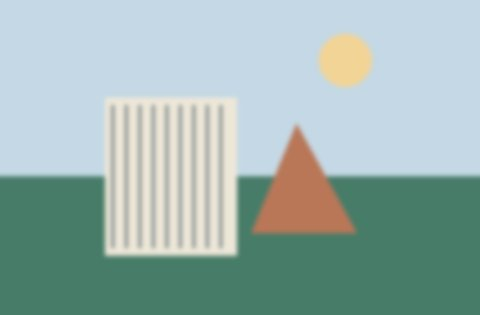
#> input picture examples/report/thumbnails/1005b98007840e22603454d33804ec5fa919baf470dff1929c6624e5bda63536.jpg, 480 x 315 px; its folder holds only this picture in this run
$ python review.py examples/report/thumbnails --output out.png
#> lines starting #> are read from the running program, lines starting #| are printed output that depends on the picture
### features.py
from hashlib import sha256
from pathlib import Path

import numpy as np
from PIL import Image, ImageOps

EXTENSIONS = {".jpg", ".jpeg", ".png", ".webp", ".tif", ".tiff", ".bmp"}

def open_rgb(path):
    with Image.open(path) as image:
        if getattr(image, "n_frames", 1) > 1:
            raise ValueError("Animated or multi-page images are not supported")
        image = ImageOps.exif_transpose(image)
        if image.mode in {"RGBA", "LA"} or "transparency" in image.info:
            background = Image.new("RGBA", image.size, "white")
            image = Image.alpha_composite(background, image.convert("RGBA"))
        return image.convert("RGB")

def difference_hash(image):
    gray = np.asarray(image.convert("L").resize((9, 8), Image.Resampling.LANCZOS))
    # Compare neighboring pixels to build the hash
    bits = (gray[:, 1:] > gray[:, :-1]).ravel()
    value = 0
    for bit in bits:
        value = (value << 1) | int(bit)
    return f"{value:016x}"

def image_features(image):
    width, height = image.size
    if min(width, height) < 3:
        raise ValueError("Image must be at least 3 pixels in each dimension")
    # Measure sharpness at a common maximum size
    preview = image.copy()
    preview.thumbnail((768, 768), Image.Resampling.LANCZOS)
    gray = np.asarray(preview.convert("L"), dtype=np.float64) / 255
    center = gray[1:-1, 1:-1]
    if min(gray.shape) < 3:
        raise ValueError("Aspect ratio is too extreme for a comparable sharpness measurement")
    laplacian = (gray[:-2, 1:-1] + gray[2:, 1:-1]
                 + gray[1:-1, :-2] + gray[1:-1, 2:] - 4 * center)
    small = np.asarray(image.resize((16, 16), Image.Resampling.BILINEAR),
                       dtype=np.float64) / 255
    return {
        "width": width,
        "height": height,
        "aspect": width / height,
        "sharpness": float(laplacian.var()),
        "mean_luma": float(gray.mean()),
        "dark_fraction": float((gray <= 5 / 255).mean()),
        "bright_fraction": float((gray >= 250 / 255).mean()),
        "dhash": difference_hash(image),
        "signature": small.ravel(),
    }

def file_digest(path):
    digest = sha256()
    with Path(path).open("rb") as stream:
        for block in iter(lambda: stream.read(1024 * 1024), b""):
            digest.update(block)
    return digest.hexdigest()

def scan_images(folder):
    root = Path(folder).resolve()
    records = []
    errors = []
    paths = sorted(p for p in root.rglob("*")
                   if p.is_file() and p.suffix.lower() in EXTENSIONS)
    for path in paths:
        relative = path.relative_to(root).as_posix()
        if not path.resolve().is_relative_to(root):
            errors.append({"file": relative, "error": "Link points outside input folder"})
            continue
        try:
            image = open_rgb(path)
            row = image_features(image)
            row.update(file=relative, sha256=file_digest(path))
            records.append(row)
        except (OSError, ValueError, Image.DecompressionBombError,
                Image.DecompressionBombWarning) as error:
            errors.append({"file": relative, "error": type(error).__name__})
    return records, errors

### group.py
import math

import numpy as np

# [10 lines left out: function similar, not called in this run]

def group_images(records, max_hash_distance=8, max_pixel_rmse=0.08):
    if not 0 <= max_hash_distance <= 64:
        raise ValueError("Hash distance must be between 0 and 64")
    if not 0 <= max_pixel_rmse <= 1:
        raise ValueError("Pixel RMSE must be between 0 and 1")
    groups = []
    for index, row in enumerate(records):
        # Compare with every image so loose matches do not join separate groups
        for group in groups:
            if all(similar(row, records[other], max_hash_distance, max_pixel_rmse)
                   for other in group):
                group.append(index)
                break
        else:
            groups.append([index])
    return groups

def quality_key(row):
    clipped_fraction = row["dark_fraction"] + row["bright_fraction"]
    return -row["sharpness"], clipped_fraction, row["file"]

def review_order(records, groups):
    rows = []
    # Rank by sharpness, then clipped pixels; filename breaks ties
    for number, group in enumerate(groups, 1):
        ordered = sorted(group, key=lambda index: quality_key(records[index]))
        for rank, index in enumerate(ordered, 1):
            row = records[index]
            rows.append({
                "group": number, "rank": rank, "file": row["file"],
                "width": row["width"], "height": row["height"],
                "sharpness": row["sharpness"], "mean_luma": row["mean_luma"],
                "dark_fraction": row["dark_fraction"],
                "bright_fraction": row["bright_fraction"],
                "sha256": row["sha256"], "dhash": row["dhash"],
            })
    return rows

### report.py
import csv
from collections import defaultdict
from html import escape
from pathlib import Path

from features import open_rgb

def write_csv(path, rows, fields):
    with Path(path).open("w", encoding="utf-8", newline="") as stream:
        writer = csv.DictWriter(stream, fieldnames=fields)
        writer.writeheader()
        writer.writerows(rows)

def write_thumbnail(source, destination):
    image = open_rgb(source)
    image.thumbnail((480, 320))
    # Remove metadata from the preview
    image.info.clear()
    image.save(destination, quality=85)

def image_card(row, thumbnail):
    filename = escape(row["file"], quote=True)
    return (
        f'<article><img loading="lazy" src="thumbnails/{thumbnail}" alt="{filename}">'
        f'<div class="caption"><b>{filename}</b>'
        f'<p>Review order {row["rank"]} &middot; {row["width"]} × {row["height"]}</p>'
        f'<p>Sharpness {row["sharpness"]:.5f} &middot; dark {row["dark_fraction"]:.1%}'
        f' &middot; bright {row["bright_fraction"]:.1%}</p></div></article>'
    )

def render_page(grouped, image_count, error_count):
    sections = []
    for number, cards in grouped.items():
        sections.append(f'<section><h2>Group {number} <small>{len(cards)} image(s)</small>'
                        '</h2><div class="grid">' + "".join(cards) + '</div></section>')
    error_note = (f'<p>{error_count} file(s) could not be analyzed. See errors.csv.</p>'
                  if error_count else "")
    page = """<!doctype html><html lang="en"><head><meta charset="utf-8">
<meta name="viewport" content="width=device-width,initial-scale=1">
<title>Photo review</title><style>
body{font:15px/1.5 system-ui,sans-serif;margin:0;background:#f3f1ec;color:#24313a}
main{max-width:1180px;margin:auto;padding:36px 24px}h1{font-size:32px;margin-bottom:8px}
small{font-size:14px;color:#67727a;font-weight:400;margin-left:10px}
.grid{display:grid;grid-template-columns:repeat(auto-fill,minmax(270px,1fr));gap:18px}
article{background:white;border:1px solid #ddd;border-radius:6px;overflow:hidden}
img{width:100%;height:210px;object-fit:contain;background:#e9e7e2}
.caption{padding:14px;overflow-wrap:anywhere}.caption p{margin:6px 0;color:#53606a}
section{margin:30px 0}.intro{max-width:800px}
</style></head><body><main><h1>Photo review</h1>
<p class="intro">Similar images, grouped for comparison. Review order uses a sharpness
baseline, not a learned preference or an artistic-quality score. No originals are changed.</p>"""
    page += f'<p>{image_count} images · {len(grouped)} groups</p>' + error_note
    page += "".join(sections) + "</main></body></html>"
    return page

def write_report(folder, output, rows, errors):
    root = Path(folder)
    output = Path(output)
    thumbs = output / "thumbnails"
    thumbs.mkdir(parents=True, exist_ok=True)

    # Save image stats and skipped files
    fields = ["group", "rank", "file", "width", "height", "sharpness", "mean_luma",
              "dark_fraction", "bright_fraction", "sha256", "dhash"]
    write_csv(output / "manifest.csv", rows, fields)
    write_csv(output / "errors.csv", errors, ["file", "error"])

    # Create one preview per unique file
    grouped = defaultdict(list)
    written = set()
    for row in rows:
        thumbnail = row["sha256"] + ".jpg"
        if thumbnail not in written:
            write_thumbnail(root / row["file"], thumbs / thumbnail)
            written.add(thumbnail)
        grouped[row["group"]].append(image_card(row, thumbnail))

    page = render_page(grouped, len(rows), len(errors))
    (output / "index.html").write_text(page, encoding="utf-8")

### review.py
import argparse
import json
import warnings
from pathlib import Path

from PIL import Image

from features import scan_images
from group import group_images, review_order
from report import write_report

def run(folder, output, max_hash_distance=8, max_pixel_rmse=0.08):
    root = Path(folder).resolve()
    output = Path(output).resolve()
    if not root.is_dir():
        raise ValueError("Input folder does not exist")
    if output.is_relative_to(root):
        raise ValueError("Keep the report outside the input folder")
    if output.exists() and any(output.iterdir()):
        raise ValueError("Choose an empty output folder to preserve previous reports")
    if not 0 <= max_hash_distance <= 64 or not 0 <= max_pixel_rmse <= 1:
        raise ValueError("Hash distance must be 0..64 and pixel RMSE must be 0..1")

    # Read images and collect any files we could not process
    with warnings.catch_warnings():
        warnings.simplefilter("error", Image.DecompressionBombWarning)
        records, errors = scan_images(root)
    if not records:
        raise ValueError(f"No readable supported images found ({len(errors)} errors)")

    # Group, rank and write the review
    groups = group_images(records, max_hash_distance, max_pixel_rmse)
    rows = review_order(records, groups)
    write_report(root, output, rows, errors)
    settings = {
        "method": "dhash-rgb-complete-link",
        "max_hash_distance": max_hash_distance, "max_pixel_rmse": max_pixel_rmse,
        "images": len(records), "groups": len(groups), "errors": len(errors),
    }
    (output / "settings.json").write_text(json.dumps(settings, indent=2) + "\n",
                                        encoding="utf-8")
    return settings

def main():
    # Arguments
    parser = argparse.ArgumentParser(description="Group similar photos for local review.")
    parser.add_argument("folder", type=Path)
    parser.add_argument("--output", type=Path, required=True)
    parser.add_argument("--hash-distance", type=int, default=8)
    parser.add_argument("--pixel-rmse", type=float, default=0.08)
    args = parser.parse_args()
    try:
        summary = run(args.folder, args.output, args.hash_distance, args.pixel_rmse)
#> in open_rgb, image is the input picture: PIL image 480x315 RGB; mean R, G, B 156.8, 180.4, 176.3
#> in image_features, `gray = np.asarray(preview.convert("L"), dtype=np.float64) / 255`:
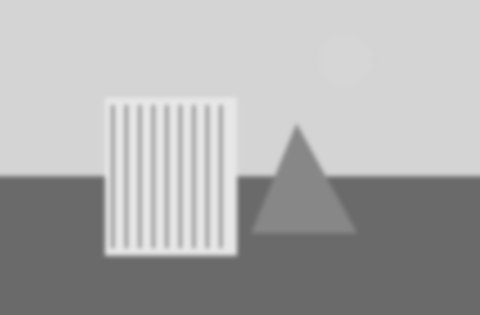
#> gray: shape (315, 480) float64; min 0.404, max 0.91, mean 0.678
#> in image_features, `laplacian = (gray[:-2, 1:-1] + gray[2:, 1:-1] + gray[1:-1, :-2] + gray..`:
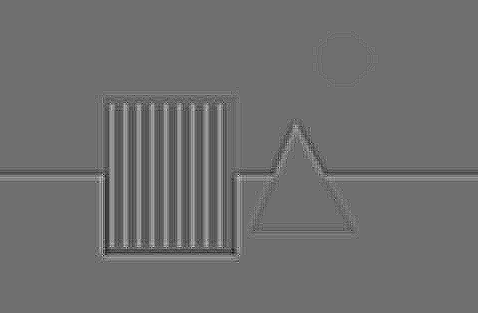
#> laplacian: shape (313, 478) float64; min -0.0667, max 0.0863, mean -1.9e-19; drawn with min black and max white
#> the loop in difference_hash, `for bit in bits:` made 64 passes
#> (bit, value) on passes 2 to 13: (False, 0), (False, 0), (False, 0), (False, 0), (False, 0), (False, 0), (False, 0), (False, 0), (False, 0), (False, 0), (False, 0), (False, 0)
#> after the loop in difference_hash, `for bit in bits:`: value = 1381084933776408
#> in scan_images, `row = image_features(image)`: row = 9 items
#> in run, `records, errors = scan_images(root)`: records = 1 item; errors = []
#> the loop in group_images, `for index, row in enumerate(records):` made 1 pass
#> after the loop in group_images, `for index, row in enumerate(records):`: groups = [[0]]
#> the loop in review_order, `for number, group in enumerate(groups, 1):` made 1 pass
#> (number, group, ordered) on pass 1: (1, [0], [0])
#> after the loop in review_order, `for number, group in enumerate(groups, 1):`: rows = 1 item
#> in run, `settings = { "method": "dhash-rgb-complete-link", "max_hash_distance":..`: settings = {'method': 'dhash-rgb-complete-link', 'max_hash_distance': 8, 'max_pixel_rmse': 0.08, 'images': 1, 'groups': 1, 'errors': 0}
#> summary has the same summary as settings in run
    except (ValueError, OSError) as error:
        parser.exit(1, f"{error}\n")
    print(f'{summary["images"]} images in {summary["groups"]} groups. '
          f'Report: {args.output / "index.html"}')
#| 1 images in 1 groups. Report: out.png/index.html

if __name__ == "__main__":
    main()
